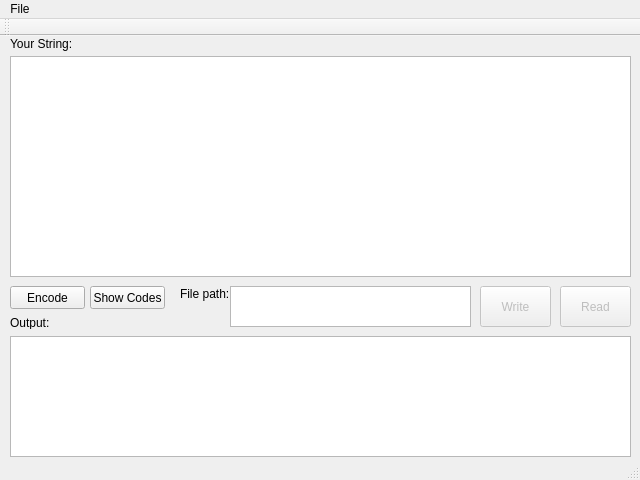
<?xml version="1.0" encoding="UTF-8"?>
<ui version="4.0">
 <class>MainWindow</class>
 <widget class="QMainWindow" name="MainWindow">
  <property name="geometry">
   <rect>
    <x>0</x>
    <y>0</y>
    <width>640</width>
    <height>480</height>
   </rect>
  </property>
  <property name="minimumSize">
   <size>
    <width>640</width>
    <height>480</height>
   </size>
  </property>
  <property name="maximumSize">
   <size>
    <width>640</width>
    <height>480</height>
   </size>
  </property>
  <property name="windowTitle">
   <string>MainWindow</string>
  </property>
  <property name="tabShape">
   <enum>QTabWidget::Triangular</enum>
  </property>
  <widget class="QWidget" name="centralWidget">
   <property name="enabled">
    <bool>true</bool>
   </property>
   <widget class="QPushButton" name="btnEncode">
    <property name="geometry">
     <rect>
      <x>10</x>
      <y>250</y>
      <width>75</width>
      <height>23</height>
     </rect>
    </property>
    <property name="text">
     <string>Encode</string>
    </property>
   </widget>
   <widget class="QTextEdit" name="textEdit">
    <property name="geometry">
     <rect>
      <x>10</x>
      <y>20</y>
      <width>621</width>
      <height>221</height>
     </rect>
    </property>
    <property name="documentTitle">
     <string/>
    </property>
   </widget>
   <widget class="QPushButton" name="btnShowCode">
    <property name="geometry">
     <rect>
      <x>90</x>
      <y>250</y>
      <width>75</width>
      <height>23</height>
     </rect>
    </property>
    <property name="text">
     <string>Show Codes</string>
    </property>
   </widget>
   <widget class="QPushButton" name="btnWrite">
    <property name="enabled">
     <bool>false</bool>
    </property>
    <property name="geometry">
     <rect>
      <x>480</x>
      <y>250</y>
      <width>71</width>
      <height>41</height>
     </rect>
    </property>
    <property name="text">
     <string>Write</string>
    </property>
   </widget>
   <widget class="QLabel" name="lblString">
    <property name="geometry">
     <rect>
      <x>10</x>
      <y>0</y>
      <width>71</width>
      <height>16</height>
     </rect>
    </property>
    <property name="text">
     <string>Your String:</string>
    </property>
   </widget>
   <widget class="QLabel" name="lblOutput">
    <property name="geometry">
     <rect>
      <x>10</x>
      <y>280</y>
      <width>47</width>
      <height>13</height>
     </rect>
    </property>
    <property name="text">
     <string>Output:</string>
    </property>
   </widget>
   <widget class="QTextEdit" name="txtOutput">
    <property name="geometry">
     <rect>
      <x>10</x>
      <y>300</y>
      <width>621</width>
      <height>121</height>
     </rect>
    </property>
   </widget>
   <widget class="QPushButton" name="btnRead">
    <property name="enabled">
     <bool>false</bool>
    </property>
    <property name="geometry">
     <rect>
      <x>560</x>
      <y>250</y>
      <width>71</width>
      <height>41</height>
     </rect>
    </property>
    <property name="text">
     <string>Read</string>
    </property>
   </widget>
   <widget class="QTextEdit" name="txtFilePath">
    <property name="geometry">
     <rect>
      <x>230</x>
      <y>250</y>
      <width>241</width>
      <height>41</height>
     </rect>
    </property>
   </widget>
   <widget class="QLabel" name="lblPath">
    <property name="geometry">
     <rect>
      <x>180</x>
      <y>250</y>
      <width>51</width>
      <height>16</height>
     </rect>
    </property>
    <property name="text">
     <string>File path:</string>
    </property>
   </widget>
  </widget>
  <widget class="QMenuBar" name="menuBar">
   <property name="geometry">
    <rect>
     <x>0</x>
     <y>0</y>
     <width>640</width>
     <height>21</height>
    </rect>
   </property>
   <widget class="QMenu" name="menuFile">
    <property name="title">
     <string>File</string>
    </property>
    <addaction name="actionOpen"/>
   </widget>
   <addaction name="menuFile"/>
  </widget>
  <widget class="QToolBar" name="mainToolBar">
   <attribute name="toolBarArea">
    <enum>TopToolBarArea</enum>
   </attribute>
   <attribute name="toolBarBreak">
    <bool>false</bool>
   </attribute>
  </widget>
  <widget class="QStatusBar" name="statusBar"/>
  <action name="actionOpen">
   <property name="text">
    <string>Open</string>
   </property>
  </action>
 </widget>
 <layoutdefault spacing="6" margin="11"/>
 <resources/>
 <connections>
  <connection>
   <sender>btnEncode</sender>
   <signal>clicked()</signal>
   <receiver>MainWindow</receiver>
   <slot>Encode()</slot>
   <hints>
    <hint type="sourcelabel">
     <x>36</x>
     <y>305</y>
    </hint>
    <hint type="destinationlabel">
     <x>106</x>
     <y>111</y>
    </hint>
   </hints>
  </connection>
  <connection>
   <sender>btnShowCode</sender>
   <signal>clicked()</signal>
   <receiver>MainWindow</receiver>
   <slot>ShowCodes()</slot>
   <hints>
    <hint type="sourcelabel">
     <x>118</x>
     <y>293</y>
    </hint>
    <hint type="destinationlabel">
     <x>140</x>
     <y>184</y>
    </hint>
   </hints>
  </connection>
  <connection>
   <sender>btnWrite</sender>
   <signal>clicked()</signal>
   <receiver>MainWindow</receiver>
   <slot>WriteFile()</slot>
   <hints>
    <hint type="sourcelabel">
     <x>511</x>
     <y>293</y>
    </hint>
    <hint type="destinationlabel">
     <x>475</x>
     <y>278</y>
    </hint>
   </hints>
  </connection>
  <connection>
   <sender>btnRead</sender>
   <signal>clicked()</signal>
   <receiver>MainWindow</receiver>
   <slot>ReadFile()</slot>
   <hints>
    <hint type="sourcelabel">
     <x>589</x>
     <y>304</y>
    </hint>
    <hint type="destinationlabel">
     <x>609</x>
     <y>276</y>
    </hint>
   </hints>
  </connection>
 </connections>
 <slots>
  <slot>Encode()</slot>
  <slot>ShowCodes()</slot>
  <slot>WriteFile()</slot>
  <slot>ReadFile()</slot>
 </slots>
</ui>
